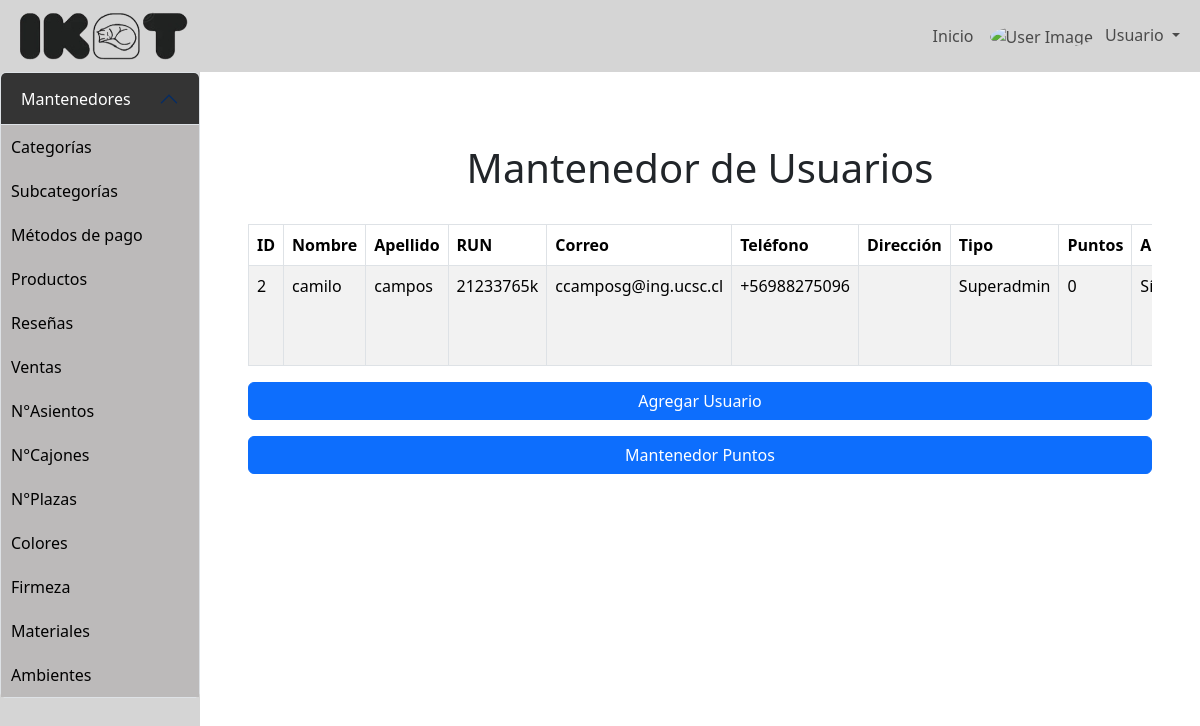
/mantenedores/Mantenedor_usuario/mostrar_usuario.php, run on an earlier commit of the app's database.
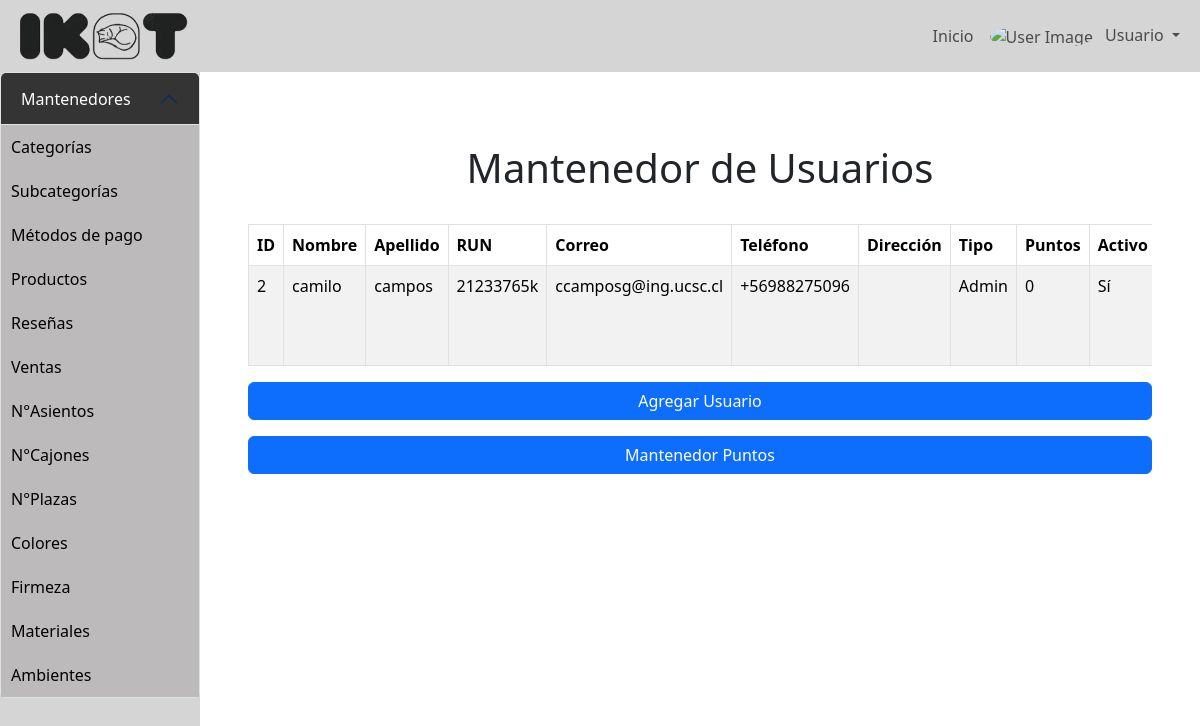
And on a later commit of the database.
### tables this page shows
CREATE TABLE `usuario` (
  `id_usuario` int(100) NOT NULL,
  `nombre_usuario` varchar(50) NOT NULL,
  `apellido_usuario` varchar(50) NOT NULL,
  `run_usuario` varchar(9) NOT NULL,
  `correo_usuario` varchar(100) NOT NULL,
  `numero_usuario` varchar(12) NOT NULL,
  `contrasenia_usuario` varchar(255) NOT NULL,
  `direccion_usuario` varchar(100) DEFAULT NULL,
  `tipo_usuario` enum('Admin','Registrado','Superadmin') NOT NULL,
  `puntos_totales` bigint(255) NOT NULL,
  `activo` tinyint(1) NOT NULL DEFAULT 1,
  `ultima_sesion` date DEFAULT NULL,
  `id_carrito` int(11) DEFAULT NULL
);

### mantenedores/Mantenedor_usuario/mostrar_usuario.php (the view, shortened to what the changed rows need)
<?php
include '../../config/conexion.php';
?>
<!DOCTYPE html>
<html lang="en">
<head>
    <link href="https://cdn.jsdelivr.net/npm/bootstrap@5.3.3/dist/css/bootstrap.min.css" rel="stylesheet">
    <link rel="stylesheet" href="..\..\assets\css\styles.css">
</head>
<body>
    <div class="d-flex">
        <div class="content-area flex-grow-1 p-5 col-4 col-md-10">
            <h1 class="text-center p-4">Mantenedor de Usuarios</h1>
            <div class="table-responsive">
                <?php
                    $sql = "SELECT * FROM usuario";
                    $result = $conn->query($sql);
                    if ($result->num_rows > 0) {
                        echo "<table class='table table-bordered table-striped'>
                                <thead class='thead-dark'>
                                    <tr>
                                        <th>ID</th>
                                        <th>Nombre</th>
                                        <th>Apellido</th>
                                        <th>RUN</th>
                                        <th>Correo</th>
                                        <th>Teléfono</th>
                                        <th>Dirección</th>
                                        <th>Tipo</th>
                                        <th>Puntos</th>
                                        <th>Activo</th>
                                        <th>Acciones</th>
                                    </tr>
                                </thead>
                                <tbody>";
                        while ($row = $result->fetch_assoc()) {
                            echo "<tr>
                                    <td>{$row['id_usuario']}</td>
                                    <td>{$row['nombre_usuario']}</td>
                                    <td>{$row['apellido_usuario']}</td>
                                    <td>{$row['run_usuario']}</td>
                                    <td>{$row['correo_usuario']}</td>
                                    <td>{$row['numero_usuario']}</td>
                                    <td>{$row['direccion_usuario']}</td>
                                    <td>{$row['tipo_usuario']}</td>
                                    <td>{$row['puntos_totales']}</td>
                                    <td>" . ($row["activo"] ? "Sí" : "No") . "</td>
                                    <td>
                                        <a class='btn btn-warning btn-sm' data-bs-toggle='modal' data-bs-target='#editarUsuarioModal" . $row["id_usuario"] . "'>Editar</a> |
                                        <a href='cambiar_estado_producto.php?id=" . $row["id_usuario"] . "' class='btn btn-danger btn-sm'>Modificar estado</a>
                                    </td>
                                  </tr>";
                        }
                        echo "</tbody></table>";
                    } else {
                        echo "<p class='text-center'>No hay usuarios registrados.</p>";
                        echo "<a class='btn btn-primary mt-3 d-block' data-bs-toggle='modal' data-bs-target='#agregarUsuarioModal'>Agregar Usuario</a>";
                        echo "<a href='../menu/menu.html' class='btn btn-primary mt-3 d-block'>Volver al menú</a>";
                    }
                ?>
            </div>
        </div>
    </div>
</body>
</html>

What changed in the data, as far as the page shows it:
changed usuario "camilo": tipo_usuario "Superadmin" → "Admin"
